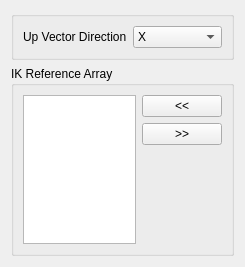
<?xml version="1.0" encoding="UTF-8"?>
<ui version="4.0">
 <class>Form</class>
 <widget class="QWidget" name="Form">
  <property name="geometry">
   <rect>
    <x>0</x>
    <y>0</y>
    <width>245</width>
    <height>267</height>
   </rect>
  </property>
  <property name="windowTitle">
   <string>Form</string>
  </property>
  <layout class="QGridLayout" name="gridLayout">
   <item row="0" column="0">
    <widget class="QGroupBox" name="groupBox">
     <property name="title">
      <string/>
     </property>
     <layout class="QGridLayout" name="gridLayout_2">
      <item row="0" column="0">
       <layout class="QHBoxLayout" name="horizontalLayout">
        <item>
         <widget class="QLabel" name="upvDirection_label">
          <property name="text">
           <string>Up Vector Direction</string>
          </property>
         </widget>
        </item>
        <item>
         <widget class="QComboBox" name="upVectorDirection_comboBox">
          <property name="sizePolicy">
           <sizepolicy hsizetype="Expanding" vsizetype="Fixed">
            <horstretch>0</horstretch>
            <verstretch>0</verstretch>
           </sizepolicy>
          </property>
          <item>
           <property name="text">
            <string>X</string>
           </property>
          </item>
          <item>
           <property name="text">
            <string>Y</string>
           </property>
          </item>
          <item>
           <property name="text">
            <string>Z</string>
           </property>
          </item>
         </widget>
        </item>
       </layout>
      </item>
     </layout>
    </widget>
   </item>
   <item row="1" column="0">
    <widget class="QGroupBox" name="ikRefArray_groupBox">
     <property name="title">
      <string>IK Reference Array</string>
     </property>
     <layout class="QGridLayout" name="gridLayout_3">
      <item row="0" column="0">
       <layout class="QHBoxLayout" name="ikRefArray_horizontalLayout">
        <item>
         <layout class="QVBoxLayout" name="ikRefArray_verticalLayout_1">
          <item>
           <widget class="QListWidget" name="ikRefArray_listWidget">
            <property name="dragDropOverwriteMode">
             <bool>true</bool>
            </property>
            <property name="dragDropMode">
             <enum>QAbstractItemView::InternalMove</enum>
            </property>
            <property name="defaultDropAction">
             <enum>Qt::MoveAction</enum>
            </property>
            <property name="alternatingRowColors">
             <bool>true</bool>
            </property>
            <property name="selectionMode">
             <enum>QAbstractItemView::ExtendedSelection</enum>
            </property>
            <property name="selectionRectVisible">
             <bool>false</bool>
            </property>
           </widget>
          </item>
         </layout>
        </item>
        <item>
         <layout class="QVBoxLayout" name="ikRefArray_verticalLayout_2">
          <item>
           <widget class="QPushButton" name="ikRefArrayAdd_pushButton">
            <property name="text">
             <string>&lt;&lt;</string>
            </property>
           </widget>
          </item>
          <item>
           <widget class="QPushButton" name="ikRefArrayRemove_pushButton">
            <property name="text">
             <string>&gt;&gt;</string>
            </property>
           </widget>
          </item>
          <item>
           <spacer name="ikRefArray_verticalSpacer">
            <property name="orientation">
             <enum>Qt::Vertical</enum>
            </property>
            <property name="sizeHint" stdset="0">
             <size>
              <width>20</width>
              <height>40</height>
             </size>
            </property>
           </spacer>
          </item>
         </layout>
        </item>
       </layout>
      </item>
     </layout>
    </widget>
   </item>
  </layout>
 </widget>
 <resources/>
 <connections/>
</ui>
